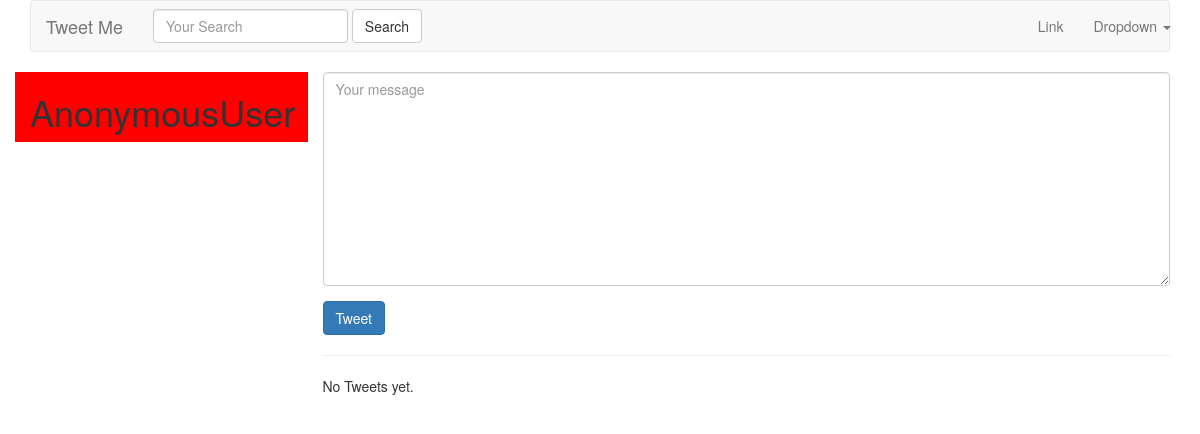
The app's page /, older data.
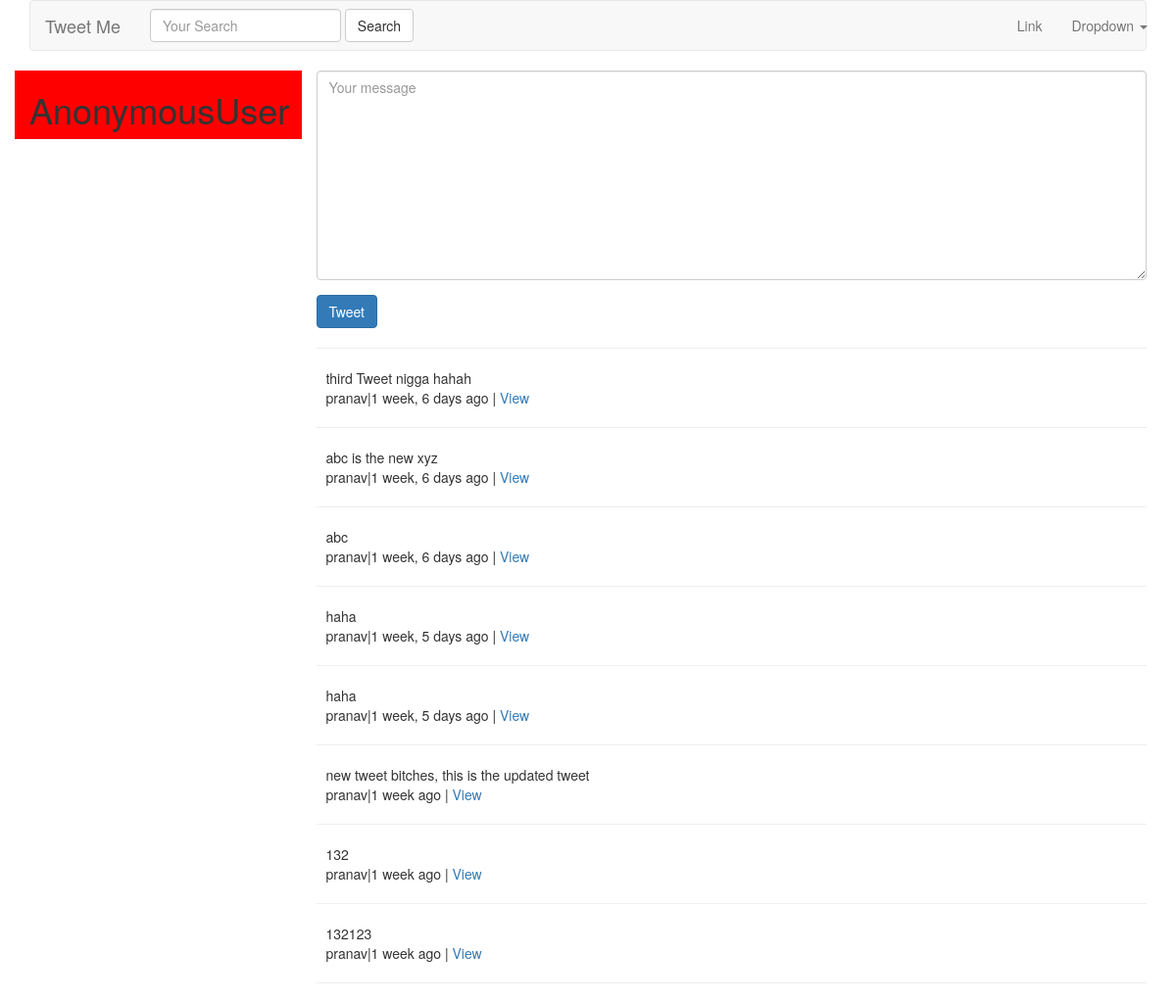
The same page, newer data.
### tweets/models.py (models this page shows, shortened)
class Tweet(models.Model):
	user = models.ForeignKey(settings.AUTH_USER_MODEL)
	content = models.CharField(max_length = 140,validators = [validate_content])
	updated = models.DateTimeField(auto_now= True)
	timestamp = models.DateTimeField(auto_now_add = True)
	def get_absolute_url(self):
		return reverse('tweet:detail',kwargs={"pk":self.pk})

### tweets/views.py (the view)
# urls.py: url(r'^$',TweetListView.as_view(),name = 'home'),
class TweetListView(ListView):
	template_name = 'tweets/list_view.html'
	def get_queryset(self,*args,**kwargs):
		qs = Tweet.objects.all()
		print(self.request.GET)
		query = self.request.GET.get('q',None)
		if query is not None:
			qs = qs.filter(Q(content__icontains = query) | Q(user__username__icontains = query))
		return qs
	def get_context_data(self,*args,**kwargs):
		context = super(TweetListView,self).get_context_data(*args,**kwargs)
		context['create_form'] = TweetModelForm()
		context['create_url'] = reverse_lazy('tweet:create')
		return context

### tweets/forms.py
class TweetModelForm(forms.ModelForm):
	content = forms.CharField(label = "",widget = forms.Textarea(attrs = {'placeholder':'Your message','class':'form-control'}))
	class Meta:
		model = Tweet
		fields = [
			'content'
		]

### tweets/templates/tweets/list_view.html (shortened to what this page needs)
{% extends "base.html" %}
{% block content %}
<div class="row">
	<div class="col-sm-3 col-xs-12" style="background-color: red">
		<h1>{{request.user}}</h1>
	</div>
	<div class="col-sm-9">
		{% if not request.GET.q %}
			<div>
				{% include "tweets/forms.html" with form=create_form action_url=create_url btn_title='Tweet' %}
			</div>
		{% endif %}
		<hr>
		{% for object in object_list %}
			<div class="media">
			  <div class="media-left">
			  </div>
			  <div class="media-body">
				{{object.content}}<br/>
				{{object.user}}|{{object.timestamp|timesince}} ago | <a href="{{object.get_absolute_url}}">View</a>
			   </div>
			</div>
			<hr/>
		{% empty %}
			{% if request.GET.q %}
				<p>No tweets Found</p>
			{% else %}
				<p>No Tweets yet.</p>
			{% endif %}
		{% endfor %}
	</div>
</div>
{% endblock content %}

Row changes from the older to the newer data that the page shows:
added Tweet: content "third Tweet nigga hahah", user "pranav", timestamp "1 week, 6 days"
added Tweet: content "abc is the new xyz", user "pranav", timestamp "1 week, 6 days"
added Tweet: content "abc", user "pranav", timestamp "1 week, 6 days"
added Tweet: content "haha", user "pranav", timestamp "1 week, 5 days"
added Tweet: content "haha", user "pranav", timestamp "1 week, 5 days"
added Tweet: content "new tweet bitches, this is the updated tweet", user "pranav", timestamp "1 week"
added Tweet: content "132", user "pranav", timestamp "1 week"
added Tweet: content "132123", user "pranav", timestamp "1 week"
Text that changed along with them:
text no longer shown: "No Tweets yet."
